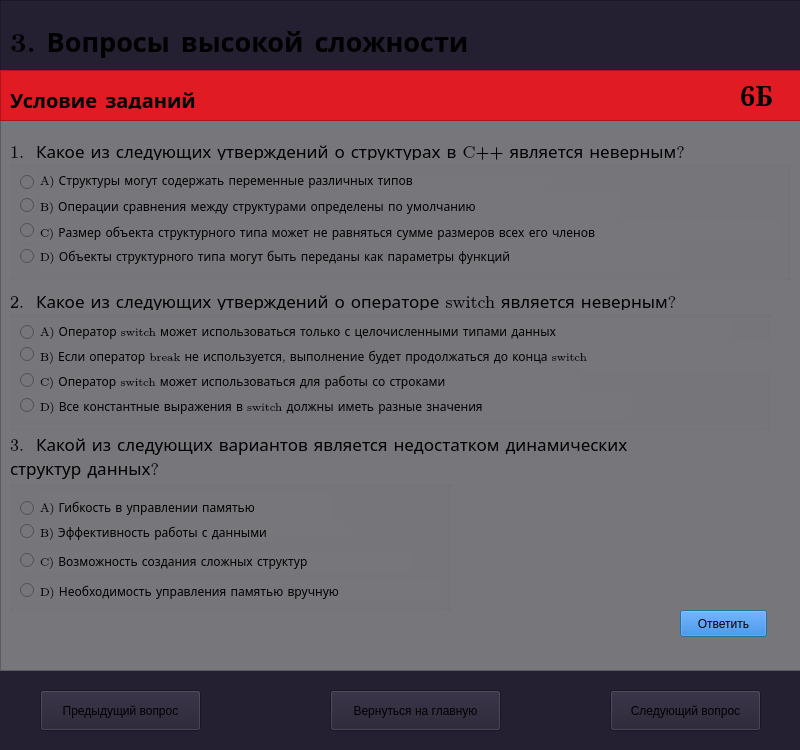
<?xml version="1.0" encoding="UTF-8"?>
<ui version="4.0">
 <class>zadania3</class>
 <widget class="QDialog" name="zadania3">
  <property name="geometry">
   <rect>
    <x>0</x>
    <y>0</y>
    <width>800</width>
    <height>750</height>
   </rect>
  </property>
  <property name="windowTitle">
   <string>Обучающая система</string>
  </property>
  <property name="styleSheet">
   <string notr="true">background-color: rgb(36, 31, 49);</string>
  </property>
  <widget class="QFrame" name="frame_4">
   <property name="geometry">
    <rect>
     <x>0</x>
     <y>0</y>
     <width>801</width>
     <height>671</height>
    </rect>
   </property>
   <property name="frameShape">
    <enum>QFrame::StyledPanel</enum>
   </property>
   <property name="frameShadow">
    <enum>QFrame::Raised</enum>
   </property>
   <widget class="QFrame" name="frame_5">
    <property name="geometry">
     <rect>
      <x>0</x>
      <y>120</y>
      <width>801</width>
      <height>551</height>
     </rect>
    </property>
    <property name="autoFillBackground">
     <bool>false</bool>
    </property>
    <property name="styleSheet">
     <string notr="true">background-color: rgb(119, 118, 123);</string>
    </property>
    <property name="frameShape">
     <enum>QFrame::StyledPanel</enum>
    </property>
    <property name="frameShadow">
     <enum>QFrame::Raised</enum>
    </property>
    <widget class="QLabel" name="label_14">
     <property name="geometry">
      <rect>
       <x>10</x>
       <y>0</y>
       <width>731</width>
       <height>61</height>
      </rect>
     </property>
     <property name="font">
      <font>
       <family>LM Roman 8</family>
       <pointsize>13</pointsize>
      </font>
     </property>
     <property name="text">
      <string>1.  Какое из следующих утверждений о структурах в C++ является неверным?</string>
     </property>
    </widget>
    <widget class="QLabel" name="label_18">
     <property name="geometry">
      <rect>
       <x>10</x>
       <y>160</y>
       <width>751</width>
       <height>41</height>
      </rect>
     </property>
     <property name="font">
      <font>
       <family>LM Roman 8</family>
       <pointsize>13</pointsize>
      </font>
     </property>
     <property name="text">
      <string>2.  Какое из следующих утверждений о операторе switch является неверным?</string>
     </property>
    </widget>
    <widget class="QPushButton" name="pushButton_6">
     <property name="geometry">
      <rect>
       <x>680</x>
       <y>490</y>
       <width>87</width>
       <height>27</height>
      </rect>
     </property>
     <property name="styleSheet">
      <string notr="true">background-color: rgb(28, 113, 216);</string>
     </property>
     <property name="text">
      <string>Ответить</string>
     </property>
    </widget>
    <widget class="QLabel" name="label_19">
     <property name="geometry">
      <rect>
       <x>10</x>
       <y>310</y>
       <width>771</width>
       <height>51</height>
      </rect>
     </property>
     <property name="font">
      <font>
       <family>LM Roman 8</family>
       <pointsize>13</pointsize>
      </font>
     </property>
     <property name="text">
      <string>3.  Какой из следующих вариантов является недостатком динамических 
структур данных?</string>
     </property>
    </widget>
    <widget class="QGroupBox" name="groupBox">
     <property name="geometry">
      <rect>
       <x>10</x>
       <y>40</y>
       <width>781</width>
       <height>121</height>
      </rect>
     </property>
     <property name="title">
      <string/>
     </property>
     <widget class="QLabel" name="label_13">
      <property name="geometry">
       <rect>
        <x>30</x>
        <y>10</y>
        <width>511</width>
        <height>19</height>
       </rect>
      </property>
      <property name="font">
       <font>
        <family>LM Roman 8</family>
       </font>
      </property>
      <property name="text">
       <string>A) Структуры могут содержать переменные различных типов</string>
      </property>
     </widget>
     <widget class="QLabel" name="label_21">
      <property name="geometry">
       <rect>
        <x>30</x>
        <y>30</y>
        <width>581</width>
        <height>31</height>
       </rect>
      </property>
      <property name="font">
       <font>
        <family>LM Roman 8</family>
       </font>
      </property>
      <property name="text">
       <string>B) Операции сравнения между структурами определены по умолчанию</string>
      </property>
     </widget>
     <widget class="QLabel" name="label_22">
      <property name="geometry">
       <rect>
        <x>30</x>
        <y>61</y>
        <width>741</width>
        <height>21</height>
       </rect>
      </property>
      <property name="font">
       <font>
        <family>LM Roman 8</family>
       </font>
      </property>
      <property name="text">
       <string>C) Размер объекта структурного типа может не равняться сумме размеров всех его членов</string>
      </property>
     </widget>
     <widget class="QLabel" name="label_23">
      <property name="geometry">
       <rect>
        <x>30</x>
        <y>80</y>
        <width>641</width>
        <height>31</height>
       </rect>
      </property>
      <property name="font">
       <font>
        <family>LM Roman 8</family>
       </font>
      </property>
      <property name="text">
       <string>D) Объекты структурного типа могут быть переданы как параметры функций</string>
      </property>
     </widget>
     <widget class="QRadioButton" name="AnswerA">
      <property name="geometry">
       <rect>
        <x>10</x>
        <y>10</y>
        <width>16</width>
        <height>25</height>
       </rect>
      </property>
      <property name="styleSheet">
       <string notr="true">color: rgb(224, 27, 36);</string>
      </property>
      <property name="text">
       <string/>
      </property>
     </widget>
     <widget class="QRadioButton" name="AnswerB">
      <property name="geometry">
       <rect>
        <x>10</x>
        <y>35</y>
        <width>16</width>
        <height>20</height>
       </rect>
      </property>
      <property name="styleSheet">
       <string notr="true">color: rgb(224, 27, 36);</string>
      </property>
      <property name="text">
       <string/>
      </property>
     </widget>
     <widget class="QRadioButton" name="AnswerC">
      <property name="geometry">
       <rect>
        <x>10</x>
        <y>60</y>
        <width>16</width>
        <height>21</height>
       </rect>
      </property>
      <property name="styleSheet">
       <string notr="true">color: rgb(224, 27, 36);</string>
      </property>
      <property name="text">
       <string/>
      </property>
     </widget>
     <widget class="QRadioButton" name="AnswerD">
      <property name="geometry">
       <rect>
        <x>10</x>
        <y>86</y>
        <width>20</width>
        <height>20</height>
       </rect>
      </property>
      <property name="styleSheet">
       <string notr="true">color: rgb(224, 27, 36);</string>
      </property>
      <property name="text">
       <string/>
      </property>
     </widget>
    </widget>
    <widget class="QGroupBox" name="groupBox_2">
     <property name="geometry">
      <rect>
       <x>10</x>
       <y>190</y>
       <width>761</width>
       <height>121</height>
      </rect>
     </property>
     <property name="title">
      <string/>
     </property>
     <widget class="QLabel" name="label_15">
      <property name="geometry">
       <rect>
        <x>30</x>
        <y>10</y>
        <width>691</width>
        <height>21</height>
       </rect>
      </property>
      <property name="font">
       <font>
        <family>LM Roman 8</family>
       </font>
      </property>
      <property name="text">
       <string>A) Оператор switch может использоваться только с целочисленными типами данных</string>
      </property>
     </widget>
     <widget class="QLabel" name="label_16">
      <property name="geometry">
       <rect>
        <x>30</x>
        <y>30</y>
        <width>731</width>
        <height>31</height>
       </rect>
      </property>
      <property name="font">
       <font>
        <family>LM Roman 8</family>
       </font>
      </property>
      <property name="text">
       <string>B) Если оператор break не используется, выполнение будет продолжаться до конца switch</string>
      </property>
     </widget>
     <widget class="QLabel" name="label_17">
      <property name="geometry">
       <rect>
        <x>30</x>
        <y>60</y>
        <width>541</width>
        <height>21</height>
       </rect>
      </property>
      <property name="font">
       <font>
        <family>LM Roman 8</family>
       </font>
      </property>
      <property name="text">
       <string>C) Оператор switch может использоваться для работы со строками</string>
      </property>
     </widget>
     <widget class="QLabel" name="label_20">
      <property name="geometry">
       <rect>
        <x>30</x>
        <y>80</y>
        <width>591</width>
        <height>31</height>
       </rect>
      </property>
      <property name="font">
       <font>
        <family>LM Roman 8</family>
       </font>
      </property>
      <property name="text">
       <string>D) Все константные выражения в switch должны иметь разные значения</string>
      </property>
     </widget>
     <widget class="QRadioButton" name="AnswerA_2">
      <property name="geometry">
       <rect>
        <x>10</x>
        <y>10</y>
        <width>16</width>
        <height>25</height>
       </rect>
      </property>
      <property name="styleSheet">
       <string notr="true">color: rgb(224, 27, 36);</string>
      </property>
      <property name="text">
       <string/>
      </property>
     </widget>
     <widget class="QRadioButton" name="AnswerB_2">
      <property name="geometry">
       <rect>
        <x>10</x>
        <y>29</y>
        <width>20</width>
        <height>31</height>
       </rect>
      </property>
      <property name="styleSheet">
       <string notr="true">color: rgb(224, 27, 36);</string>
      </property>
      <property name="text">
       <string/>
      </property>
     </widget>
     <widget class="QRadioButton" name="AnswerC_2">
      <property name="geometry">
       <rect>
        <x>10</x>
        <y>60</y>
        <width>16</width>
        <height>21</height>
       </rect>
      </property>
      <property name="styleSheet">
       <string notr="true">color: rgb(224, 27, 36);</string>
      </property>
      <property name="text">
       <string/>
      </property>
     </widget>
     <widget class="QRadioButton" name="AnswerD_2">
      <property name="geometry">
       <rect>
        <x>10</x>
        <y>80</y>
        <width>20</width>
        <height>31</height>
       </rect>
      </property>
      <property name="styleSheet">
       <string notr="true">color: rgb(224, 27, 36);</string>
      </property>
      <property name="text">
       <string/>
      </property>
     </widget>
    </widget>
    <widget class="QGroupBox" name="groupBox_3">
     <property name="geometry">
      <rect>
       <x>10</x>
       <y>360</y>
       <width>441</width>
       <height>131</height>
      </rect>
     </property>
     <property name="title">
      <string/>
     </property>
     <widget class="QLabel" name="label_27">
      <property name="geometry">
       <rect>
        <x>30</x>
        <y>11</y>
        <width>291</width>
        <height>31</height>
       </rect>
      </property>
      <property name="font">
       <font>
        <family>LM Roman 8</family>
       </font>
      </property>
      <property name="text">
       <string>A) Гибкость в управлении памятью</string>
      </property>
     </widget>
     <widget class="QLabel" name="label_28">
      <property name="geometry">
       <rect>
        <x>30</x>
        <y>41</y>
        <width>311</width>
        <height>21</height>
       </rect>
      </property>
      <property name="font">
       <font>
        <family>LM Roman 8</family>
       </font>
      </property>
      <property name="text">
       <string>B) Эффективность работы с данными</string>
      </property>
     </widget>
     <widget class="QLabel" name="label_29">
      <property name="geometry">
       <rect>
        <x>30</x>
        <y>70</y>
        <width>371</width>
        <height>21</height>
       </rect>
      </property>
      <property name="font">
       <font>
        <family>LM Roman 8</family>
       </font>
      </property>
      <property name="text">
       <string>C) Возможность создания сложных структур</string>
      </property>
     </widget>
     <widget class="QLabel" name="label_30">
      <property name="geometry">
       <rect>
        <x>30</x>
        <y>101</y>
        <width>401</width>
        <height>20</height>
       </rect>
      </property>
      <property name="font">
       <font>
        <family>LM Roman 8</family>
       </font>
      </property>
      <property name="text">
       <string>D) Необходимость управления памятью вручную</string>
      </property>
     </widget>
     <widget class="QRadioButton" name="AnswerA_3">
      <property name="geometry">
       <rect>
        <x>10</x>
        <y>20</y>
        <width>20</width>
        <height>16</height>
       </rect>
      </property>
      <property name="styleSheet">
       <string notr="true">color: rgb(224, 27, 36);</string>
      </property>
      <property name="text">
       <string/>
      </property>
     </widget>
     <widget class="QRadioButton" name="AnswerB_3">
      <property name="geometry">
       <rect>
        <x>10</x>
        <y>41</y>
        <width>20</width>
        <height>20</height>
       </rect>
      </property>
      <property name="styleSheet">
       <string notr="true">color: rgb(224, 27, 36);</string>
      </property>
      <property name="text">
       <string/>
      </property>
     </widget>
     <widget class="QRadioButton" name="AnswerC_3">
      <property name="geometry">
       <rect>
        <x>10</x>
        <y>70</y>
        <width>16</width>
        <height>21</height>
       </rect>
      </property>
      <property name="styleSheet">
       <string notr="true">color: rgb(224, 27, 36);</string>
      </property>
      <property name="text">
       <string/>
      </property>
     </widget>
     <widget class="QRadioButton" name="AnswerD_3">
      <property name="geometry">
       <rect>
        <x>10</x>
        <y>100</y>
        <width>20</width>
        <height>21</height>
       </rect>
      </property>
      <property name="styleSheet">
       <string notr="true">color: rgb(224, 27, 36);</string>
      </property>
      <property name="text">
       <string/>
      </property>
     </widget>
    </widget>
   </widget>
   <widget class="QFrame" name="frame_6">
    <property name="geometry">
     <rect>
      <x>0</x>
      <y>70</y>
      <width>801</width>
      <height>51</height>
     </rect>
    </property>
    <property name="styleSheet">
     <string notr="true">background-color: rgb(224, 27, 36);</string>
    </property>
    <property name="frameShape">
     <enum>QFrame::StyledPanel</enum>
    </property>
    <property name="frameShadow">
     <enum>QFrame::Raised</enum>
    </property>
    <widget class="QLabel" name="label_24">
     <property name="geometry">
      <rect>
       <x>10</x>
       <y>20</y>
       <width>211</width>
       <height>19</height>
      </rect>
     </property>
     <property name="font">
      <font>
       <family>LM Roman 8</family>
       <pointsize>15</pointsize>
       <weight>75</weight>
       <bold>true</bold>
      </font>
     </property>
     <property name="text">
      <string>Условие заданий</string>
     </property>
    </widget>
    <widget class="QLabel" name="label_25">
     <property name="geometry">
      <rect>
       <x>740</x>
       <y>10</y>
       <width>66</width>
       <height>31</height>
      </rect>
     </property>
     <property name="font">
      <font>
       <family>Serif</family>
       <pointsize>20</pointsize>
       <weight>75</weight>
       <bold>true</bold>
      </font>
     </property>
     <property name="text">
      <string>6Б</string>
     </property>
    </widget>
   </widget>
   <widget class="QLabel" name="label_26">
    <property name="geometry">
     <rect>
      <x>10</x>
      <y>20</y>
      <width>501</width>
      <height>41</height>
     </rect>
    </property>
    <property name="font">
     <font>
      <family>LM Roman 8</family>
      <pointsize>20</pointsize>
      <weight>75</weight>
      <bold>true</bold>
     </font>
    </property>
    <property name="text">
     <string>3. Вопросы высокой сложности</string>
    </property>
   </widget>
  </widget>
  <widget class="QPushButton" name="pushButton_2">
   <property name="geometry">
    <rect>
     <x>40</x>
     <y>690</y>
     <width>161</width>
     <height>41</height>
    </rect>
   </property>
   <property name="text">
    <string>Предыдущий вопрос</string>
   </property>
  </widget>
  <widget class="QPushButton" name="pushButton">
   <property name="geometry">
    <rect>
     <x>330</x>
     <y>690</y>
     <width>171</width>
     <height>41</height>
    </rect>
   </property>
   <property name="text">
    <string>Вернуться на главную</string>
   </property>
  </widget>
  <widget class="QPushButton" name="pushButton_5">
   <property name="geometry">
    <rect>
     <x>610</x>
     <y>690</y>
     <width>151</width>
     <height>41</height>
    </rect>
   </property>
   <property name="text">
    <string>Следующий вопрос</string>
   </property>
  </widget>
 </widget>
 <resources/>
 <connections/>
</ui>
